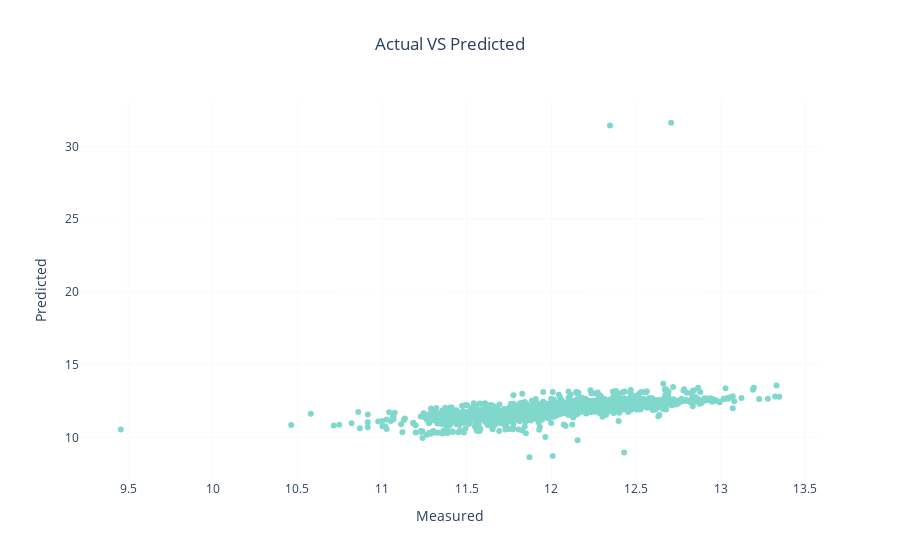

Here is the notebook cell this chart was saved with:
### Code cell
from sklearn import preprocessing

sc = preprocessing.StandardScaler()
Z_train = sc.fit_transform(x_train)
Z_test = sc.transform(x_test)
lr_stan = LinearRegression()
lr_stan.fit(x_train, y_train)
print(f' Scaled Linear Regression training R^2 score: {round(lr_stan.score(Z_train, y_train),4)}')
print(f' Scaled Linear Regression test R^2 score: {round(lr_stan.score(Z_test, y_test),4)}')



# import matplotlib.pyplot as plt

y_preds = lr_stan.predict(Z_train)
# # fig, ax = plt.subplots()
# # ax.scatter(y_train, y_preds)
# # ax.plot([y.min(), y.max()],[y.min(),y.max()],'k--')
# # ax.set_xlabel('Measured')
# # ax.set_ylabel('Predicted')
# # plt.axhline(y_train.mean(),c='red')
# # # plt.title("Mean in red, Scaled Ordinary Least Squares in black")
# # # plt.show()

go.Figure(data=[go.Scatter(x=y_train, y= y_preds, text=data_House_price['SalePrice'].index, mode='markers',\
marker_color=('#80d7cc'))]).update_layout( plot_bgcolor='white', title_text= 'Actual VS Predicted', \
title_x=0.5, xaxis_title='Measured', yaxis_title='Predicted', legend=dict(x=1.0, y=0.5)).update_yaxes(showgrid=True,\
gridwidth=0.3, gridcolor='#ededed').update_xaxes(showgrid=True, gridwidth=0.3, gridcolor='#ededed').show()

### Figure 1 — Plotly figure (JSON) as saved in the notebook; plotly's stock layout.template omitted (floating-point values rounded to 4 significant figures; data arrays with more than 128 entries replaced by an {"elided": "..."} marker saying what was removed)
{"data": [{"marker": {"color": "#80d7cc"}, "mode": "markers", "text": {"elided": "2559 int values"}, "type": "scatter", "x": {"elided": "2047 float values"}, "y": {"elided": "2047 float values"}}], "layout": {"legend": {"x": 1, "y": 0.5}, "plot_bgcolor": "white", "title": {"text": "Actual VS Predicted", "x": 0.5}, "xaxis": {"gridcolor": "#ededed", "gridwidth": 0.3, "showgrid": true, "title": {"text": "Measured"}}, "yaxis": {"gridcolor": "#ededed", "gridwidth": 0.3, "showgrid": true, "title": {"text": "Predicted"}}}}
